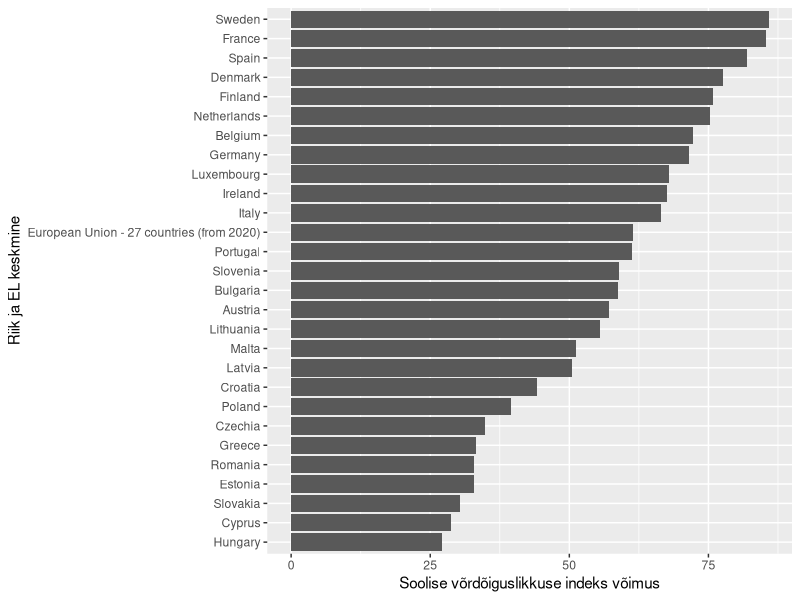
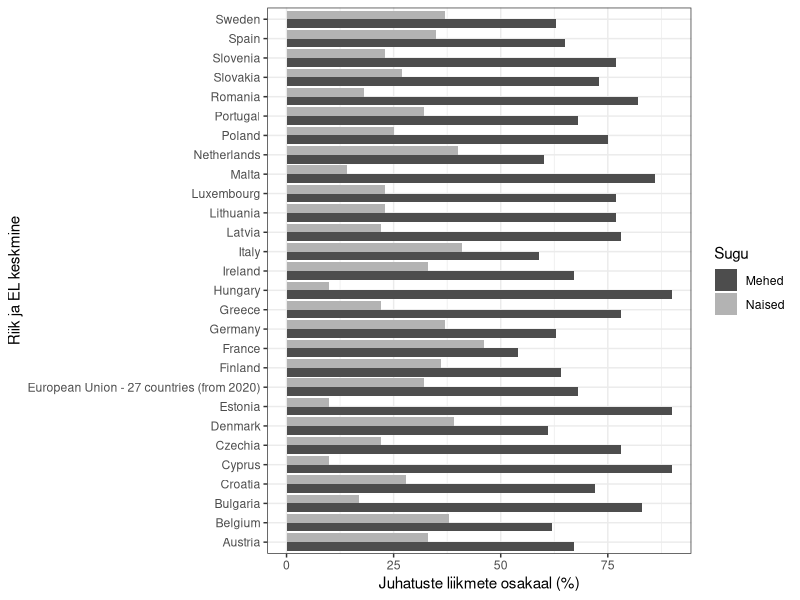
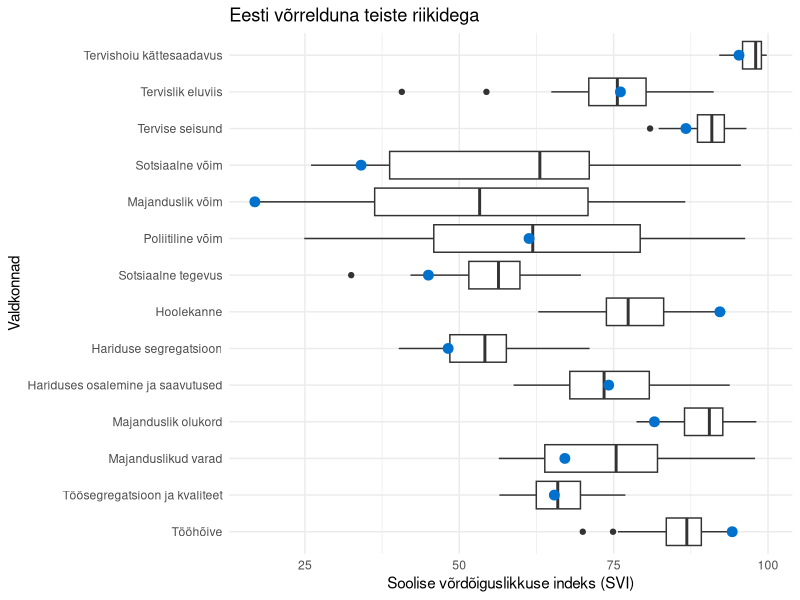
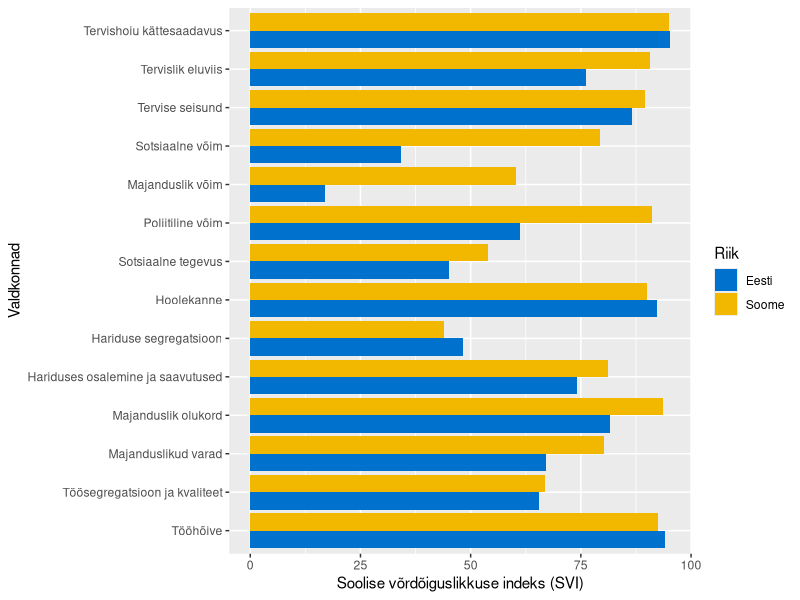
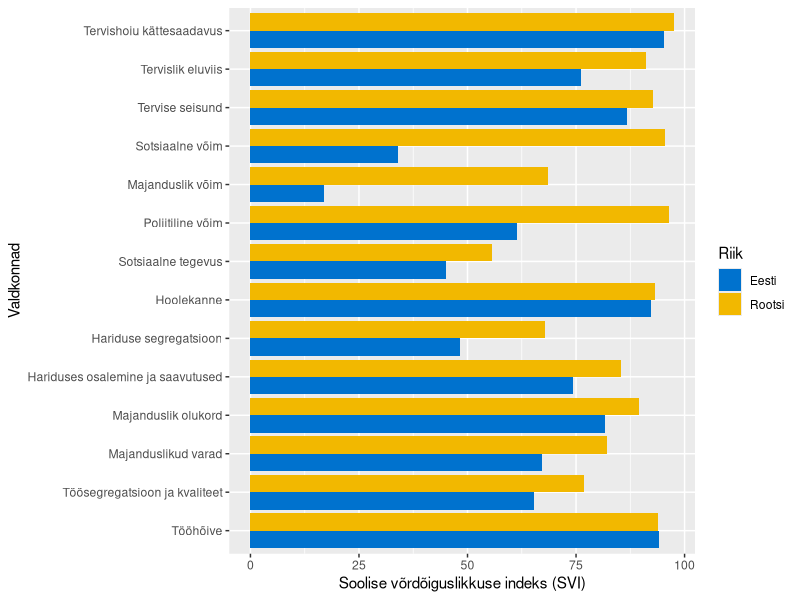
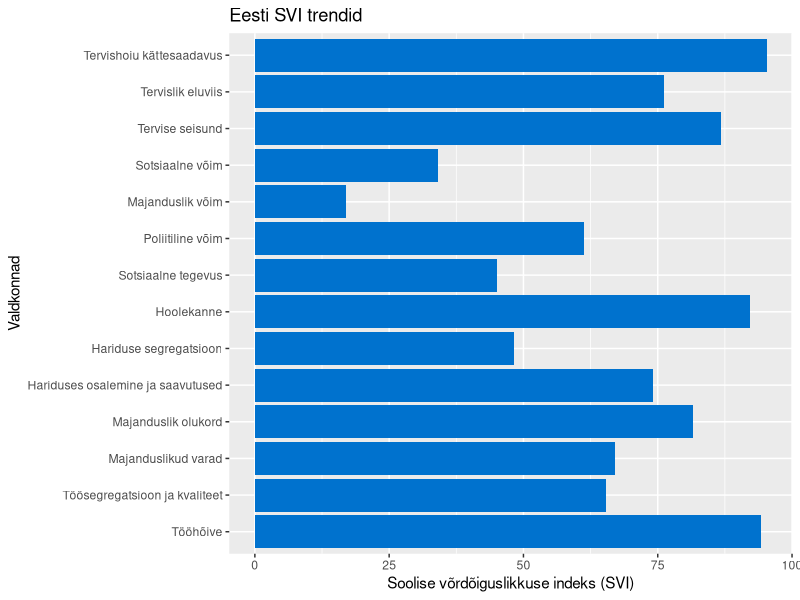
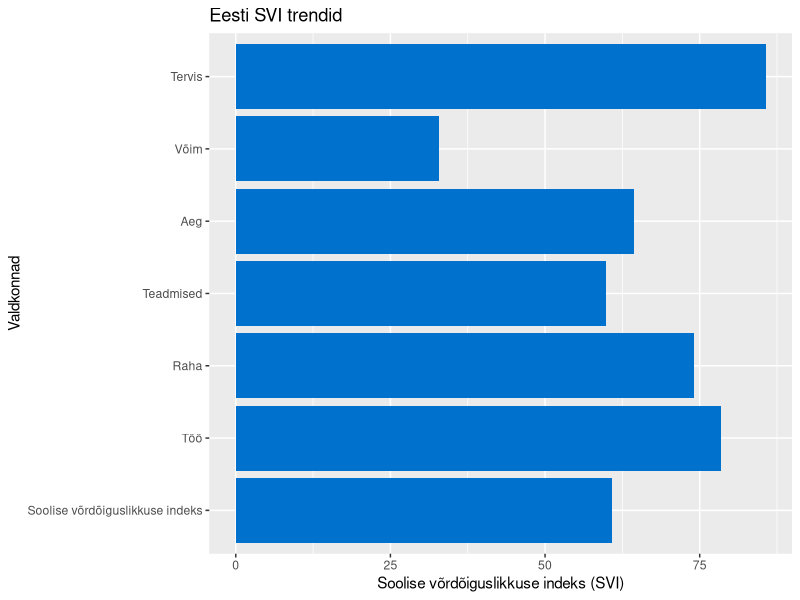
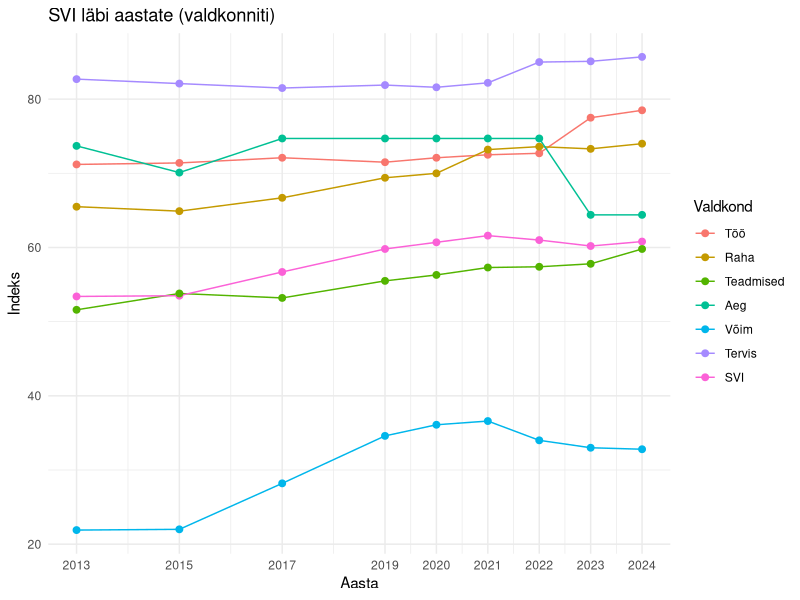

Recreate these plots in R, in order.
andmed_mehed <- read.csv('andmestik/2024-EIGE-calcs-M-data.csv', encoding = 'UTF-8', sep =';')
andmed_naised <- read.csv('andmestik/2024-EIGE-calcs-W-data.csv', encoding = 'UTF-8', sep =';')
andmed_koik <- read.csv('andmestik/2024-EIGE-data.csv', encoding = 'UTF-8', sep =';')
library(ggplot2)
library(dplyr)
library(tidyr)
ggplot(andmed_koik, aes(x = reorder(Geographic.region..Sub...Domain.Scores, Power..Domain.score.), 
                        y = Power..Domain.score.)) + geom_col() + coord_flip() + labs(y = 'Soolise võrdõiguslikkuse indeks võimus', x = 'Riik ja EL keskmine')


andmed_mehed$Gender <- "Mehed"
andmed_naised$Gender <- "Naised"
andmed_kokku <- bind_rows(andmed_mehed, andmed_naised)

ggplot(andmed_kokku, aes(x = reorder(Geographic.region.Individual.indicators.used.to.compute.the.Gender.Equality.Index,
                                     Share.of.members.of.boards.in.largest.quoted.companies..supervisory.board.or.board.of.directors....),
                         y = Share.of.members.of.boards.in.largest.quoted.companies..supervisory.board.or.board.of.directors....,
                         fill = Gender)) +
  geom_col(position = "dodge") +
  coord_flip() +
  scale_fill_grey(start = 0.3, end = 0.7) +
  labs(y = 'Juhatuste liikmete osakaal (%)', x = 'Riik ja EL keskmine', fill = 'Sugu') +
  theme_bw()


andmed_pikk <- andmed_koik %>%
  pivot_longer(
    cols = 2:ncol(andmed_koik),
    names_to = 'Indeks',
    values_to = 'Skoor'
  )

colnames(andmed_pikk)[1] <- 'Riik'

andmed_pikk <- andmed_pikk %>%
  mutate(lyhend = case_when(
    Indeks == 'Overall.Gender.Equality.Index' ~ 'Soolise võrdõiguslikkuse indeks',
    Indeks == 'Work..Domain.score.' ~ 'Töö',
    Indeks == 'Participation.in.work..Subdomain.score.' ~ 'Tööhõive',
    Indeks == 'Segregation.and.quality.of.work..Subdomain.score.' ~ 'Töösegregatsioon ja kvaliteet',
    Indeks == 'Money..Domain.score.' ~ 'Raha',
    Indeks == 'Financial.resources..Subdomain.score.' ~ 'Majanduslikud varad',
    Indeks == 'Economic.situation..Subdomain.score.' ~ 'Majanduslik olukord',
    Indeks == 'Knowledge..Domain.score.' ~ 'Teadmised',
    Indeks == 'Attainment.and.participation..Subdomain.score.' ~ 'Hariduses osalemine ja saavutused',
    Indeks == 'Segregation..Subdomain.score.' ~ 'Hariduse segregatsioon',
    Indeks == 'Time..Domain.score.' ~ 'Aeg',
    Indeks == 'Care.activities..Subdomain.score.' ~ 'Hoolekanne',
    Indeks == 'Social.activities..Subdomain.score.' ~ 'Sotsiaalne tegevus',
    Indeks == 'Power..Domain.score.' ~ 'Võim',
    Indeks == 'Political.power..Subdomain.score.' ~ 'Poliitiline võim',
    Indeks == 'Economic.power..Subdomain.score.' ~ 'Majanduslik võim',
    Indeks == 'Social.power..Subdomain.score.' ~ 'Sotsiaalne võim',
    Indeks == 'Health..Domain.score.' ~ 'Tervis',
    Indeks == 'Health.status..Subdomain.score.' ~ 'Tervise seisund',
    Indeks == 'Healthy.behaviour..Subdomain.score.' ~ 'Tervislik eluviis',
    Indeks == 'Access.to.health.structures..Subdomain.score.' ~ 'Tervishoiu kättesaadavus',
    TRUE ~ 'Muu'
  )) %>%
  mutate(lyhend = factor(lyhend, levels = c(
    'Soolise võrdõiguslikkuse indeks',
    'Töö',
    'Tööhõive',
    'Töösegregatsioon ja kvaliteet',
    'Raha',
    'Majanduslikud varad',
    'Majanduslik olukord',
    'Teadmised',
    'Hariduses osalemine ja saavutused',
    'Hariduse segregatsioon',
    'Aeg',
    'Hoolekanne',
    'Sotsiaalne tegevus',
    'Võim',
    'Poliitiline võim',
    'Majanduslik võim',
    'Sotsiaalne võim',
    'Tervis',
    'Tervise seisund',
    'Tervislik eluviis',
    'Tervishoiu kättesaadavus',
    'Muu'
  )))

andmed_pikk_ilma_suurteta <- andmed_pikk[!(andmed_pikk$lyhend %in% c('Töö', 'Võim', 'Tervis', 'Muu', 'Aeg','Raha', 'Teadmised','Soolise võrdõiguslikkuse indeks')),]

ggplot(andmed_pikk_ilma_suurteta, aes(x = lyhend, y = Skoor)) +
  geom_boxplot() +
  geom_point(data = filter(andmed_pikk_ilma_suurteta, andmed_pikk_ilma_suurteta$Riik == "Estonia"), 
             aes(x = lyhend, y = Skoor), 
             size = 3, color = '#0072CE') +
  labs(y = 'Soolise võrdõiguslikkuse indeks (SVI)', x = 'Valdkonnad', title = 'Eesti võrrelduna teiste riikidega') +
  theme_minimal() + coord_flip()


soome_ja_eesti <- andmed_pikk_ilma_suurteta[andmed_pikk_ilma_suurteta$Riik %in% c('Estonia', 'Finland'),]


# ggplot(soome_ja_eesti, aes(x = lyhend, y = Skoor)) +
#   geom_boxplot() +
#   geom_point(data = filter(soome_ja_eesti, soome_ja_eesti$Riik == "Estonia"), 
#              aes(x = lyhend, y = Skoor), 
#              size = 3, color = '#0072CE') +
#   geom_point(data = filter(soome_ja_eesti, soome_ja_eesti$Riik == "Finland"), 
#              aes(x = lyhend, y = Skoor), 
#              size = 3, color = '#FFD700') +
#   labs(y = 'Soolise võrdõiguslikkuse indeks (SVI)', x = 'Valdkonnad', title = 'Eesti ja Soome võrdlus') +
#   theme_minimal() + coord_flip()


soome_ja_eesti$Riik <- recode(soome_ja_eesti$Riik,
                              "Estonia" = "Eesti",
                              "Finland" = "Soome")

ggplot(soome_ja_eesti, aes(x = lyhend, y = Skoor, fill = Riik)) +
  geom_col(position = "dodge") +
  coord_flip() +
  labs(y = 'Soolise võrdõiguslikkuse indeks (SVI)', x = 'Valdkonnad', fill = 'Riik') +
  scale_fill_manual(
    values = c("Eesti" = "#0072CE", "Soome" = "#F2B800"),
    labels = c("Eesti", "Soome")
  )

####sama asi rootsiga

rootsi_ja_eesti <- andmed_pikk_ilma_suurteta[andmed_pikk_ilma_suurteta$Riik %in% c('Estonia', 'Sweden'),]
rootsi_ja_eesti$Riik <- recode(rootsi_ja_eesti$Riik,
                              "Estonia" = "Eesti",
                              "Sweden" = "Rootsi")

ggplot(rootsi_ja_eesti, aes(x = lyhend, y = Skoor, fill = Riik)) +
  geom_col(position = "dodge") +
  coord_flip() +
  labs(y = 'Soolise võrdõiguslikkuse indeks (SVI)', x = 'Valdkonnad', fill = 'Riik') +
  scale_fill_manual(
    values = c("Eesti" = "#0072CE", "Rootsi" = "#F2B800"),
    labels = c("Eesti", "Rootsi")
  )

### Eesti

#väiksed valdkonnad
eesti_vaiksed <- andmed_pikk_ilma_suurteta[andmed_pikk_ilma_suurteta$Riik %in% c('Estonia'),]
eesti_vaiksed$Riik <- recode(eesti_vaiksed$Riik,
                               "Estonia" = "Eesti")

ggplot(eesti_vaiksed, aes(x=lyhend,y=Skoor, fill = Riik)) + geom_col() + coord_flip() + 
  scale_fill_manual(values = c('Eesti' = '#0072CE')) +
  labs(y = 'Soolise võrdõiguslikkuse indeks (SVI)', x = 'Valdkonnad', fill = 'Riik',
       title = 'Eesti SVI trendid') + theme(legend.position = 'none')


#suured valdkonnad
andmed_pikk_suured <- andmed_pikk[(andmed_pikk$lyhend %in% c('Töö', 'Võim', 'Tervis', 'Muu', 'Aeg','Raha', 'Teadmised','Soolise võrdõiguslikkuse indeks')),]
eesti_suured <- andmed_pikk_suured[andmed_pikk_suured$Riik %in% c('Estonia'),]

eesti_suured$Riik <- recode(eesti_suured$Riik,
                             "Estonia" = "Eesti")

ggplot(eesti_suured, aes(x=lyhend,y=Skoor, fill = Riik)) + geom_col() + coord_flip() + 
  scale_fill_manual(values = c('Eesti' = '#0072CE')) +
  labs(y = 'Soolise võrdõiguslikkuse indeks (SVI)', x = 'Valdkonnad', fill = 'Riik',
       title = 'Eesti SVI trendid') + theme(legend.position = 'none')


#modeme tabelit
eesti_valdkonniti <- read.csv('andmestik/EE-valdkonniti.csv', encoding = 'UTF-8', sep =';')
eesti_valdkonniti_suured <- eesti_valdkonniti[eesti_valdkonniti$Sub.domain=='',]
colnames(eesti_valdkonniti_suured) <- gsub("^X", "", colnames(eesti_valdkonniti_suured))
colnames(eesti_valdkonniti_suured)[1] <- 'Valdkond'
eesti_valdkonniti_suured<-  eesti_valdkonniti_suured[,-2]

eesti_valdkonniti_suured <- eesti_valdkonniti_suured %>%
  mutate(Valdkond = case_when(
    Valdkond == 'Work' ~ 'Töö',
    Valdkond == 'Money' ~ 'Raha',
    Valdkond == 'Knowledge' ~ 'Teadmised',
    Valdkond == 'Time' ~ 'Aeg',
    Valdkond == 'Power' ~ 'Võim',
    Valdkond == 'Health' ~ 'Tervis',
    Valdkond == 'Index' ~ 'SVI'
  )) %>%
  mutate(Valdkond = factor(Valdkond, levels = c(
    'Töö',
    'Raha',
    'Teadmised',
    'Aeg',
    'Võim',
    'Tervis',
    'SVI'
  )))


eesti_valdkonniti_pikk <- eesti_valdkonniti_suured %>%
  pivot_longer(
    cols = -Valdkond,           
    names_to = "Aasta",
    values_to = "Indeks"
  ) %>% mutate(Aasta = as.integer(Aasta))


###trendid


ggplot(eesti_valdkonniti_pikk, aes(x = Aasta, y = Indeks, color = Valdkond, group = Valdkond)) +
  geom_line(size = 0.5) +
  geom_point(size = 2) +
  scale_x_continuous(breaks = c(2013, 2015, 2017, 2019, 2020, 2021, 2022, 2023, 2024)) +
  labs(title = "SVI läbi aastate (valdkonniti)",
       x = "Aasta", y = "Indeks", color = "Valdkond") +
  theme_minimal()


###palgalõhed
palgalohe_tabel <- read.csv('andmestik/palgalohe-tabel.csv', encoding = 'UTF-8', sep =',', check.names=FALSE)

### aneti kood

data <- read.csv('andmestik/2024-EIGE-data.csv', encoding = 'UTF-8', sep =';')

data <- data %>%
  mutate(Riik_EE = recode(Geographic.region..Sub...Domain.Scores,
                          "Austria" = "Austria",
                          "Belgium" = "Belgia",
                          "Bulgaria" = "Bulgaaria",
                          "Croatia" = "Horvaatia",
                          "Cyprus" = "Küpros",
                          "Czechia" = "Tšehhi",
                          "Denmark" = "Taani",
                          "Estonia" = "Eesti",
                          "European Union - 27 countries (from 2020)" = "Euroopa Liit",
                          "Finland" = "Soome",
                          "France" = "Prantsusmaa",
                          "Germany" = "Saksamaa",
                          "Greece" = "Kreeka",
                          "Hungary" = "Ungari",
                          "Ireland" = "Iirimaa",
                          "Italy" = "Itaalia",
                          "Latvia" = "Läti",
                          "Lithuania" = "Leedu",
                          "Luxembourg" = "Luksemburg",
                          "Malta" = "Malta",
                          "Netherlands" = "Holland",
                          "Poland" = "Poola",
                          "Portugal" = "Portugal",
                          "Romania" = "Rumeenia",
                          "Slovakia" = "Slovakkia",
                          "Slovenia" = "Sloveenia",
                          "Spain" = "Hispaania",
                          "Sweden" = "Rootsi"
  ))

data <- data %>%
  mutate(Varvikood = case_when(
    Riik_EE == "Eesti" ~ "EE",
    Riik_EE == "Euroopa Liit" ~ "EU",
    TRUE ~ "Muu"
  ))


ggplot(data, aes(x = reorder(Riik_EE, Overall.Gender.Equality.Index), y = Overall.Gender.Equality.Index, 
                 fill = Varvikood)) +
  geom_bar(stat = "identity") +
  scale_fill_manual(values = c("EE" = "#0072CE", "EU" = "#F2B800", "Muu" = "lightblue"), guide = "none") +
  labs(x = "Riik",
       y = "Soolise võrdõiguslikkuse indeks") +
  coord_flip()
